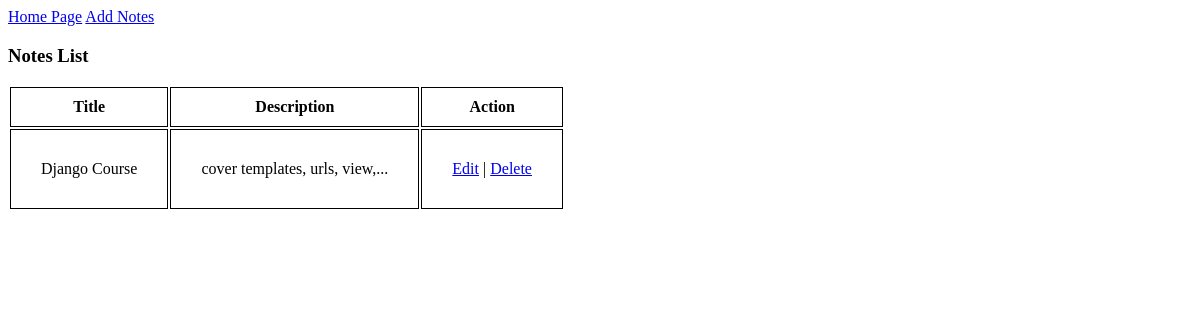
Before: /notes/ with the older database file.
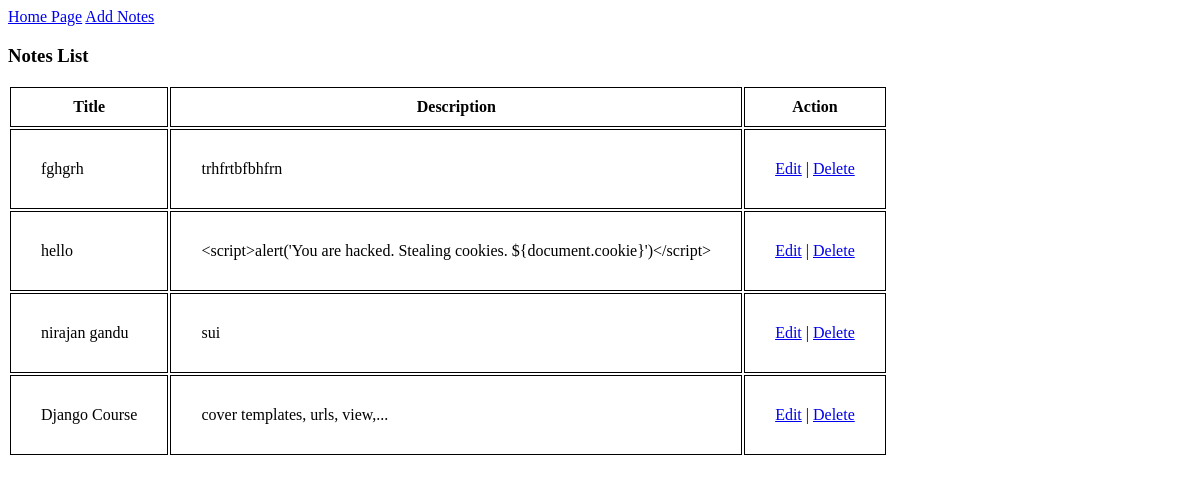
After: the same page with the newer database file.
### notes/models.py (models this page shows, shortened)
class Note(models.Model):
    title = models.CharField(max_length=100)
    description = models.TextField()

### notes/views.py (the view)
# urls.py: path('', views.index, name="index"),
def index(request):
    notes = Note.objects.all().order_by('-id')
    return render(request, "notes/index.html", {
        "notes": notes
    })

### notes/templates/notes/index.html
{% extends "notes/base.html" %}
{% block content %}
    <h3>Notes List</h3>
    <table>
        <tr>
            <th>Title</th>
            <th>Description</th>
            <th>Action</th>
        </tr>
        {% for note in notes %}
            <tr>
                <td>{{ note.title }}</td>
                <td>{{ note.description }}</td>
                <td>
                    <a href="{% url 'notes:edit' note.id %}">Edit</a>
                    |
                    <a href="{% url 'notes:delete' note.id %}">Delete</a>
                </td>
            </tr>
        {% endfor %}
    </table>
{% endblock content %}

Changed rows visible on the page:
added Note: title "fghgrh", description "trhfrtbfbhfrn"
added Note: title "hello", description "<script>alert('You are hacked. Stealing cookies. ${document.cookie}')</script>"
added Note: title "nirajan gandu", description "sui"
